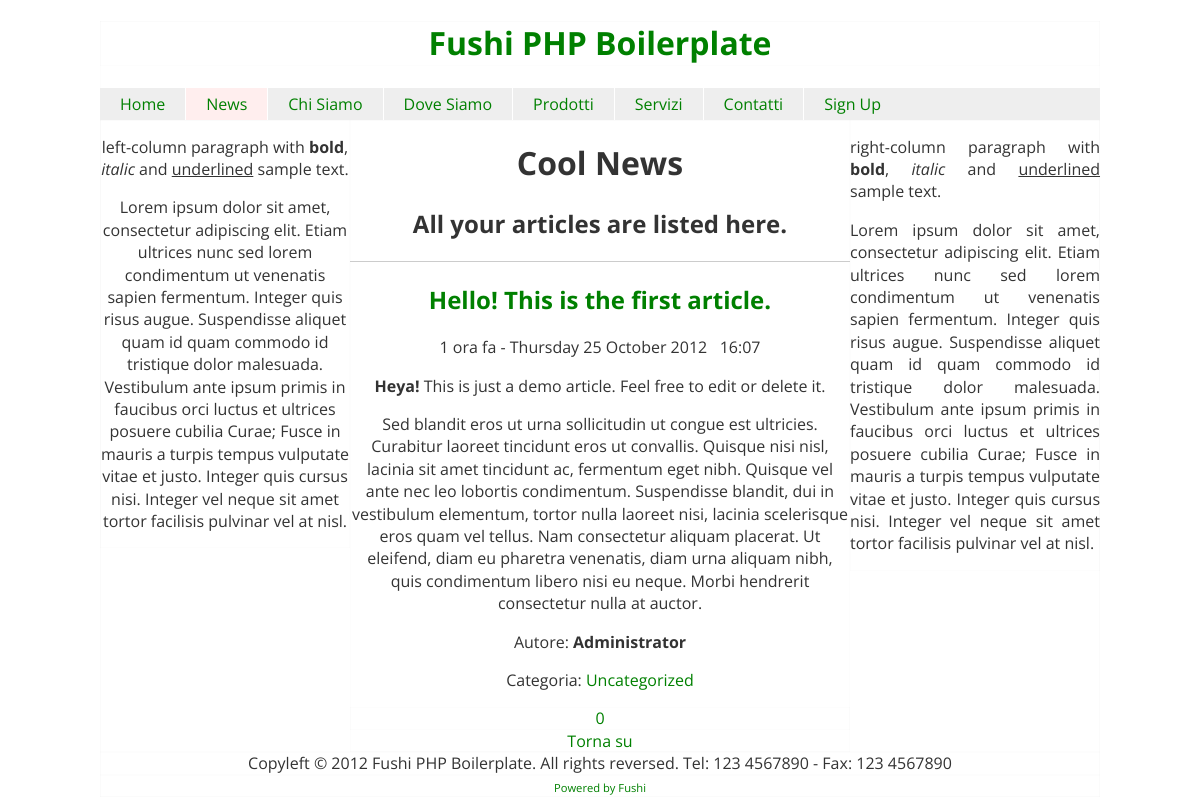
Page /news on the committed database.
### tables this page shows
CREATE TABLE IF NOT EXISTS `templates` (
  `_id` tinyint(3) unsigned NOT NULL AUTO_INCREMENT,
  `name` varchar(50) NOT NULL,
  `title` varchar(255) DEFAULT NULL,
  `h1` varchar(255) DEFAULT NULL,
  `h2` varchar(255) DEFAULT NULL,
  `metaDescription` varchar(255) DEFAULT NULL,
  `metaKeywords` varchar(255) DEFAULT NULL,
  PRIMARY KEY (`_id`),
  UNIQUE KEY `name` (`name`)
);

CREATE TABLE IF NOT EXISTS `articles` (
  `_id` int(10) unsigned NOT NULL AUTO_INCREMENT,
  `title` varchar(255) NOT NULL,
  `body` text NOT NULL,
  `is_published` tinyint(1) NOT NULL DEFAULT '0',
  `is_deleted` tinyint(1) NOT NULL DEFAULT '0',
  `created_at` datetime NOT NULL DEFAULT '0000-00-00 00:00:00',
  `updated_at` datetime NOT NULL DEFAULT '0000-00-00 00:00:00',
  `likes` int(10) unsigned NOT NULL DEFAULT '0',
  `hates` int(10) unsigned NOT NULL DEFAULT '0',
  `author_id` int(10) unsigned NOT NULL,
  `category_id` int(10) unsigned NOT NULL,
  PRIMARY KEY (`_id`),
  KEY `author_id` (`author_id`,`category_id`)
);

CREATE TABLE IF NOT EXISTS `users` (
  `_id` int(11) unsigned NOT NULL AUTO_INCREMENT,
  `login` varchar(30) NOT NULL,
  `name` varchar(50) DEFAULT NULL,
  `surname` varchar(50) DEFAULT NULL,
  `email` varchar(100) NOT NULL,
  `password` varchar(50) DEFAULT NULL,
  `address` varchar(100) DEFAULT NULL,
  `cap` varchar(5) DEFAULT NULL,
  `city` varchar(50) DEFAULT NULL,
  `bio` text NOT NULL,
  `is_admin` tinyint(1) NOT NULL DEFAULT '0',
  `is_deleted` tinyint(1) NOT NULL DEFAULT '0',
  `created_at` datetime NOT NULL DEFAULT '0000-00-00 00:00:00',
  `updated_at` datetime NOT NULL DEFAULT '0000-00-00 00:00:00',
  `birthday` datetime NOT NULL DEFAULT '0000-00-00 00:00:00',
  PRIMARY KEY (`_id`),
  UNIQUE KEY `email` (`email`),
  UNIQUE KEY `login` (`login`)
);

CREATE TABLE IF NOT EXISTS `categories` (
  `_id` int(10) unsigned NOT NULL AUTO_INCREMENT,
  `name` varchar(255) NOT NULL,
  `is_published` tinyint(1) NOT NULL DEFAULT '1',
  `is_deleted` tinyint(1) NOT NULL DEFAULT '0',
  PRIMARY KEY (`_id`)
);

### library/functions/add_css.php (called while the page is built)
<?php
function add_css ($style) {
  return str_replace('$1', $style, STYLESHEET);
}

### application/boot.php (called while the page is built, shortened)
<?php
$css .= add_css('classes/icons');
$css .= add_css('modules/login-form');

### library/settings.php (called while the page is built)
<?php
$settings = array();
$settings_query = "SELECT `name`,`value`,`group` FROM `settings` ORDER BY `group`";
$settings_db = $db->query($settings_query);
while ( $setting = $settings_db->fetch(PDO::FETCH_ASSOC) )
	$settings[ $setting['group'] ][ $setting['name'] ] = $setting['value'];

### library/functions/slug.php (called while the page is built, shortened)
<?php
function slug ($str, $replace=array("'"), $delimiter='-') {
	if ( !empty($replace) ) {
		$str = str_replace((array)$replace, ' ', $str);
	}
	$clean = iconv('UTF-8', 'ASCII//TRANSLIT', $str);
	$clean = preg_replace("/[^a-zA-Z0-9\/_|+ -]/", '', $clean);
	$clean = strtolower(trim($clean, '-'));
	$clean = preg_replace("/[\/_|+ -]+/", $delimiter, $clean);
	return $clean;
}

### library/functions/endsWith.php (called while the page is built)
<?php
function endsWith ($haystack, $needle) {
    $length = strlen($needle);
    $start  = $length * -1;
    return (substr($haystack, $start) === $needle);
}

### library/functions/getElapsedTime.php (called while the page is built)
<?php
function getElapsedTime ($seconds) {
	$units = array(
		31556926 => array('anno', 'anni'),
		2629744 => array('mese', 'mesi'),
		604800 => array('settimana', 'settimane'),
		86400 => array('giorno', 'giorni'),
		3600 => array ('ora', 'ore'),
		60 => array('minuto', 'minuti'),
		1 => array ('secondo', 'secondi')
	);
	foreach($units as $divisor => $unitName) {
		$units = intval($seconds / $divisor);
		if ($units) {
			$seconds %= $divisor;
			$name = $units == 1 ? $unitName[0] : $unitName[1];
			if ($units > 0)
				return "$units $name";
		}
	}
	return false;
}

### public/index.php (the view, shortened to what this page needs)
<?php
include_once '../library/bootstrap.php';
?>
<!doctype html>
 <html class="no-js" lang="it">
<head>
  <?=$css?>
</head>
<body>
  <div id=wrapper>
	  <div id=header>
			<h1>
				<a href=<?=ROOT?>><?=$settings['site']['name']?></a>
			</h1>
	  </div>
	  <div id=navbar role=navigation>
			<?php include_once INC . 'menus/main.php' ?>
	  </div>
	  <div id=main class=clearfix>
			<?php include_once "../application/templates/{$template['name']}.php" ?>
	  </div>
	  <div id=footer role=contentinfo>
			Copyleft &copy; <?=YEAR . ' ' . $settings['site']['name']?>. All rights reversed.
			Tel: 123 4567890 - Fax: 123 4567890
	  </div>
	  <div id=outer-footer>
			<a href="https://github.com/simonewebdesign/Fushi">Powered by Fushi</a>
	  </div>
  </div>
</body>
</html>

### application/templates/news.php
<div id=left-column role=complementary class=left>
	<p>left-column paragraph with <b>bold</b>, <i>italic</i> and <u>underlined</u> sample text.</p>
	<p>Lorem ipsum dolor sit amet, consectetur adipiscing elit. Etiam ultrices nunc sed lorem condimentum ut venenatis sapien fermentum. Integer quis risus augue. Suspendisse aliquet quam id quam commodo id tristique dolor malesuada. Vestibulum ante ipsum primis in faucibus orci luctus et ultrices posuere cubilia Curae; Fusce in mauris a turpis tempus vulputate vitae et justo. Integer quis cursus nisi. Integer vel neque sit amet tortor facilisis pulvinar vel at nisl.</p>
</div>
<div id=middle-column role=main class=left>
	<h1><?=$template['h1']?></h1>
	<h2><?=$template['h2']?></h2>
	<?php include_once INC . 'articles.php'; ?>
</div>
<div id=right-column class=left>
	<p>right-column paragraph with <b>bold</b>, <i>italic</i> and <u>underlined</u> sample text.</p>
	<p>Lorem ipsum dolor sit amet, consectetur adipiscing elit. Etiam ultrices nunc sed lorem condimentum ut venenatis sapien fermentum. Integer quis risus augue. Suspendisse aliquet quam id quam commodo id tristique dolor malesuada. Vestibulum ante ipsum primis in faucibus orci luctus et ultrices posuere cubilia Curae; Fusce in mauris a turpis tempus vulputate vitae et justo. Integer quis cursus nisi. Integer vel neque sit amet tortor facilisis pulvinar vel at nisl.</p>
</div>

### application/includes/articles.php
<?php
$articles = $db->query("SELECT *, u.name author, c.name category, COUNT(com._id) number_of_comments, a.body content, a.created_at created, a.updated_at updated
FROM ((articles a
	INNER JOIN categories c
		ON c._id = a.category_id
	) INNER JOIN users u
		ON u._id = a.author_id
	) LEFT JOIN comments com
		ON a._id = com.article_id
WHERE a.is_deleted=0
GROUP BY a._id
ORDER BY a._id DESC");
while ($article = $articles->fetchObject()) {
	echo "<hr>";
	$article->timestamp = strtotime($article->created);
	$article->elapsedTime = getElapsedTime(time() - $article->timestamp);
	$article->datetime = strftime(STRFTIME_DATETIME, $article->timestamp);
	include INC . 'article.php';
}

### application/includes/article.php (shortened to what this page needs)
<article>
	<header>
		<h2><a href="<?=ROOT.'news/'.slug($article->title)?>"><?=$article->title?></a></h2>
		<time><?=$article->elapsedTime?> fa - <?=$article->datetime?></time>
	</header>
	<section>
		<?=$article->content?>
	</section>
	<footer>
		<p>Autore: <b><?=$article->author?></b></p>
		<p>Categoria: <a><?=$article->category?></a></p>
		<div>
			<a class="comment" title="Commenta"><?=$article->number_of_comments?></a>
		</div>
	</footer>
	<a class="scrollTop gray-link" href="#header">Torna su</a>
</article>

### public/css/style.css (style rules this page uses)
article, aside, details, figcaption, figure, footer, header, hgroup, nav, section { display: block; }
html { font-size: 100%; -webkit-text-size-adjust: 100%; -ms-text-size-adjust: 100%; }
html, button, input, select, textarea { font-family: sans-serif; color: #222; }
body { margin: 0; font-size: 1em; line-height: 1.4; }
a { color: #00e; }
b, strong { font-weight: bold; }
hr { display: block; height: 1px; border: 0; border-top: 1px solid #ccc; margin: 1em 0; padding: 0; }
.clearfix:before, .clearfix:after { content: ""; display: table; }
.clearfix:after { clear: both; }
.clearfix { *zoom: 1; }
.left { float:left; }

### public/css/templates/default.css (style rules this page uses)
body { color: #333; font-family: 'Open Sans', Arial, sans-serif; }
a { color: green; text-decoration: none; }
div { box-shadow:inset 0px 0px 1px rgba(0,0,0,.1); }
#wrapper { width: 1000px; margin: 0 auto; }
#header, #main, #footer { text-align:center; }
#header { position:relative; }
#left-column { width:250px; }
#middle-column { width:500px; min-height:500px; }
#right-column { width:250px; text-align:justify; }
#outer-footer { text-align:center; }
#outer-footer a { font-size:.7em; }

### rows in the picture
templates: h1 "Cool News", h2 "All your articles are listed here."
articles: title "Hello! This is the first article.", created_at "1 ora", created_at "Thursday 25 October 2012 16:07", body "Heya! This is just a demo article. Feel free to edit or delete it. Sed blandit eros ut urna sollicitudin ut congue est ultricies. Curabitur laoreet tincidunt eros ut convallis. Quisque nisi nisl, lacinia sit amet tincidunt ac, fermentum eget nibh. Quisque vel ante nec leo lobortis condimentum. Suspendisse blandit, dui in vestibulum elementum, tortor nulla laoreet nisi, lacinia scelerisque eros quam vel tellus. Nam consectetur aliquam placerat. Ut eleifend, diam eu pharetra venenatis, diam urna aliquam nibh, quis condimentum libero nisi eu neque. Morbi hendrerit consectetur nulla at auctor.", author.name "Administrator", category.name "Uncategorized", number_of_comments "0"

### other values in the picture
$settings['site']['name'] "Fushi PHP Boilerplate"
$menu_entry "Home"
$menu_entry "News"
$menu_entry "Chi Siamo"
$menu_entry "Dove Siamo"
$menu_entry "Prodotti"
$menu_entry "Servizi"
$menu_entry "Contatti"
$menu_entry "Sign Up"
YEAR "2012"
